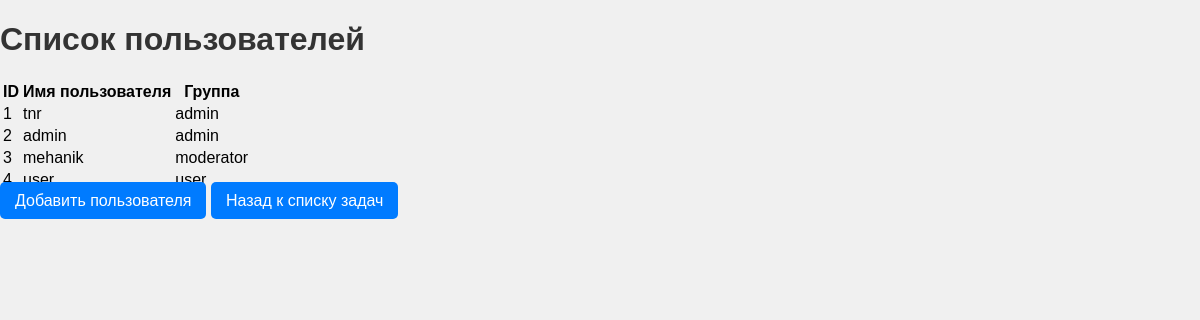
The app's page /user_list with its own data.
### tables this page shows
CREATE TABLE users (
            id INTEGER PRIMARY KEY,
            username TEXT NOT NULL,
            password TEXT NOT NULL,
            user_group TEXT NOT NULL  );

### app.py (the view)
@app.route("/user_list")
def user_list():
    conn = sqlite3.connect('tasks.db')
    cursor = conn.cursor()
    cursor.execute('SELECT * FROM users')
    users = cursor.fetchall()
    conn.close()
    return render_template("user_list.html", users=users)

### templates/user_list.html (shortened to what this page needs)
<!DOCTYPE html>
<html>
<head>
    <link rel="stylesheet" href="{{ url_for('static', filename='styles.css') }}">
</head>
<body>
    <div class="container">
        <h1>Список пользователей</h1>
        <table class="user-table">
            <tr>
                <th>ID</th>
                <th>Имя пользователя</th>
                <th>Группа</th>
            </tr>
            {% for user in users %}
            <tr>
                <td>{{ user[0] }}</td>
                <td>{{ user[1] }}</td>
                <td>{{ user[3] }}</td>
            </tr>
            {% endfor %}
        </table>
        <a class="task-button" href="{{ url_for('add_user') }}">Добавить пользователя</a>
        <a class="task-button" href="{{ url_for('task_list') }}">Назад к списку задач</a>
    </div>
</body>
</html>

### static/styles.css (style rules this page uses)
body { font-family: Arial, sans-serif; background-color: #f0f0f0; margin: 0; padding: 0; }
h1, h2 { color: #333; }
a { text-decoration: none; color: #007bff; }
.task-button { padding: 10px 15px; background-color: #007bff; color: #fff; border: none; cursor: pointer; border-radius: 5px; transition: background-color 0.2s ease-in-out; }

### records on screen
users: id "1", username "tnr", user_group "admin"
users: id "2", username "admin", user_group "admin"
users: id "3", username "mehanik", user_group "moderator"
users: id "4", username "user", user_group "user"
